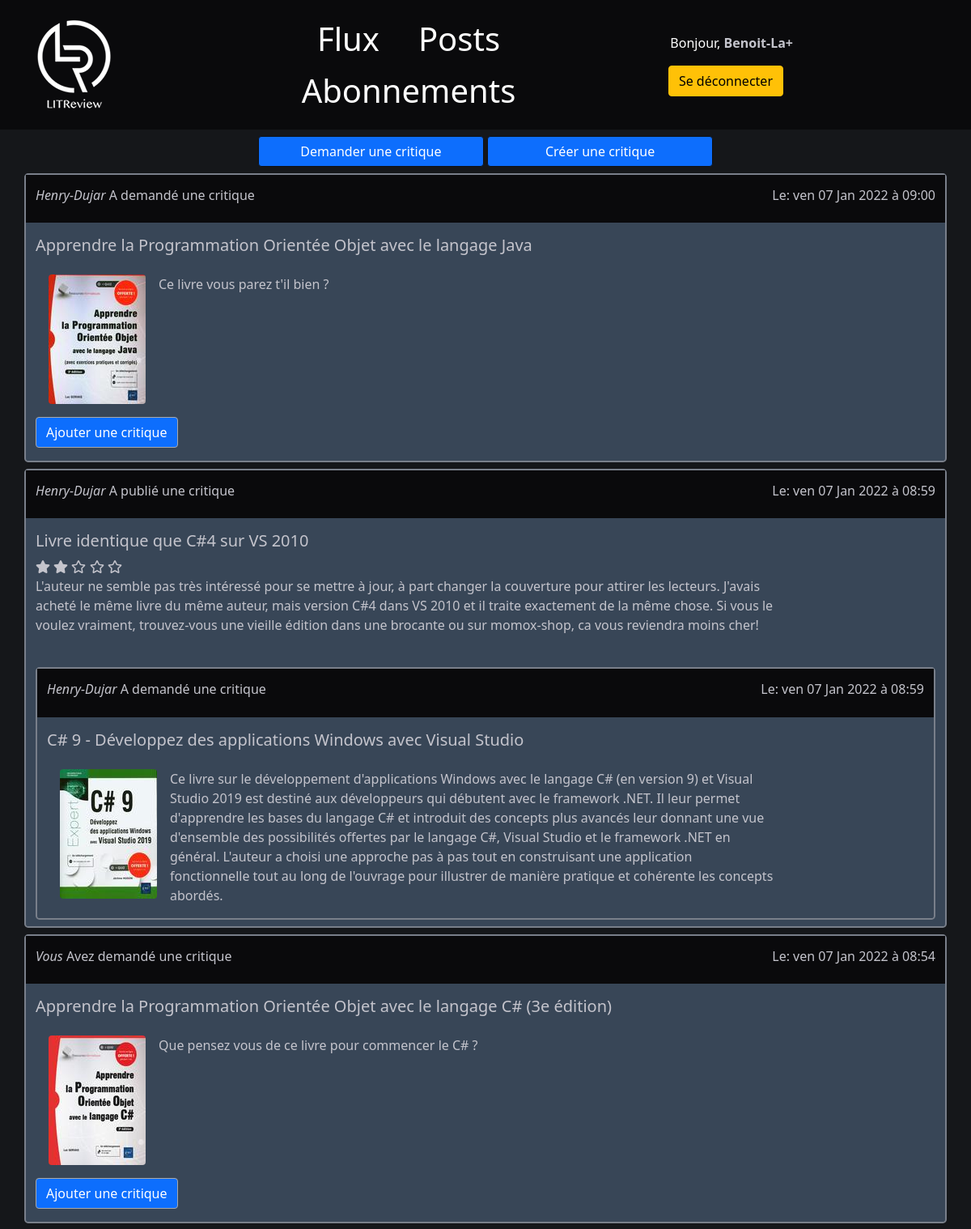
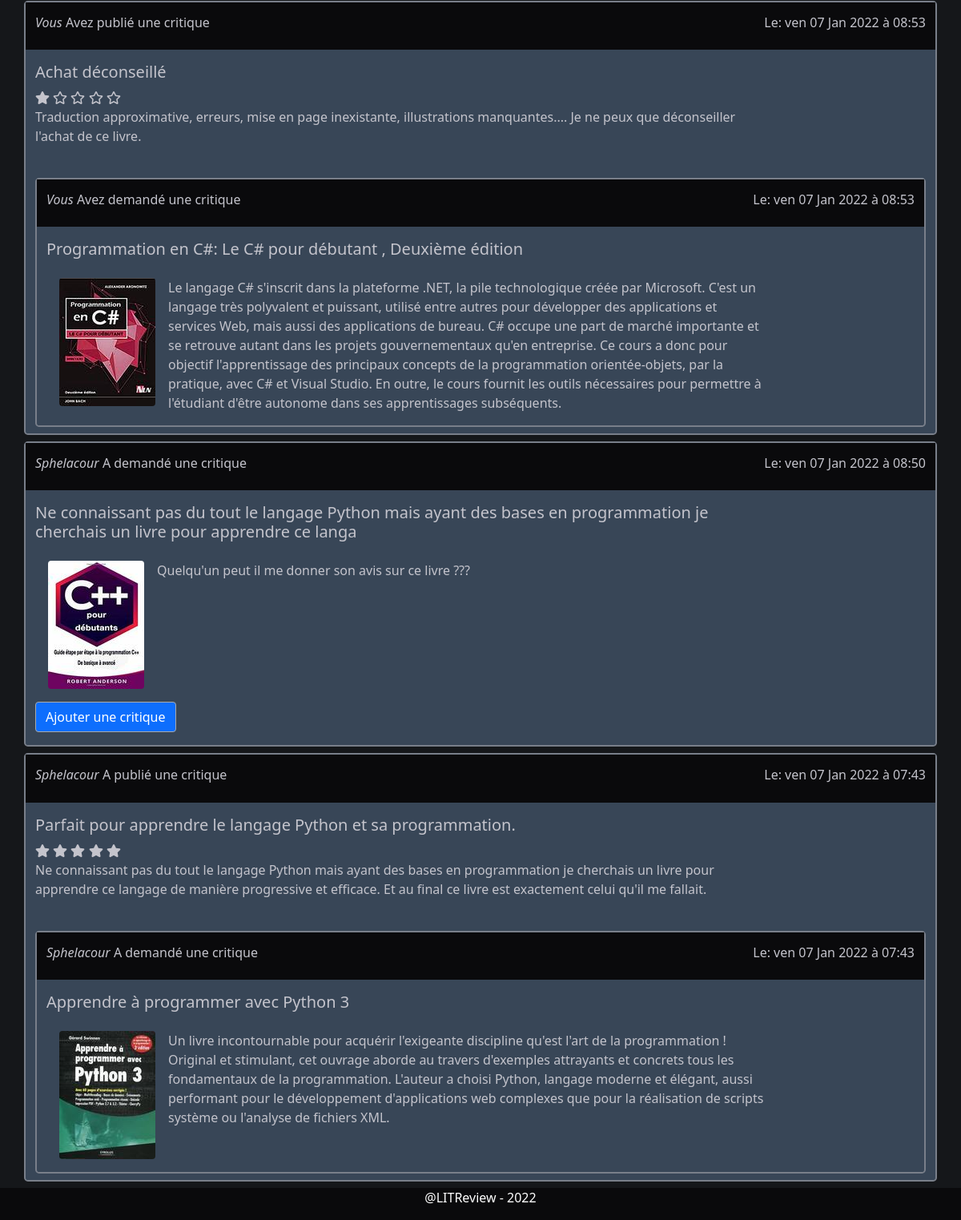
Screenshot of /blog/ (signed in) with the database file from the repository (2 pictures, top to bottom).
### accounts/models.py (models this page shows, shortened)
class CustomUser(AbstractBaseUser):
    class GenderChoices(models.TextChoices):
        HOMME = 'HOMME', _('HOMME')
        FEMME = 'FEMME', _('FEMME')
    class Meta:
        verbose_name = "Utilisateur"
        verbose_name_plural = "Utilisateurs"
    first_name = models.CharField(max_length=150, blank=False, validators=[ASCIIUsernameValidator], verbose_name="Nom")
    last_name = models.CharField(max_length=150, blank=False, validators=[ASCIIUsernameValidator],
                                 verbose_name="Prenom")
    nick_name = models.CharField(max_length=150, blank=True, unique=True, validators=[UnicodeUsernameValidator],
                                 verbose_name="Nom d'utilisateur (Public)")
    date_of_birth = models.DateTimeField(blank=True, null=True, verbose_name="Date de naissance")
    gender = models.PositiveSmallIntegerField(choices=GenderChoices.choices, blank=True, null=True)
    address = models.CharField(max_length=500, blank=True, verbose_name="Adresse")
    zip_code = models.CharField(max_length=15, blank=True, verbose_name="Code postal")
    city = models.CharField(max_length=150, blank=True, verbose_name="Ville")
    email = models.EmailField(max_length=254, unique=True, verbose_name="Adresse email")
    profile_picture = models.ImageField(upload_to=rename_picture, default="no_profile_picture.png")
    social_1 = models.CharField(max_length=150, blank=True, validators=[ASCIIUsernameValidator],
                                verbose_name="Réseau Social #1")
    social_2 = models.CharField(max_length=150, blank=True, validators=[ASCIIUsernameValidator],
                                verbose_name="Réseau Social #2")
    social_3 = models.CharField(max_length=150, blank=True, validators=[ASCIIUsernameValidator],
                                verbose_name="Réseau Social #3")
    date_joined = models.DateTimeField(default=timezone.now, verbose_name="Date d\'inscription")
    is_active = models.BooleanField(default=True)
    is_staff = models.BooleanField(default=False, verbose_name='Membre du staff') #pour interface administration
    is_admin = models.BooleanField(default=False) #droit d'administration
    USERNAME_FIELD = "email"
    REQUIRED_FIELDS = ['nick_name']
    objects = CustomUserManager()
    def __str__(self):
        return f"{self.nick_name}"
    @property
    def is_staff(self):
        return self.is_admin

### flux/models.py (models this page shows, shortened)
class Ticket(models.Model):
    title = models.CharField(max_length=128)
    slug = models.SlugField(max_length=255, unique=True, blank=True)
    description = models.TextField(max_length=2048, blank=True)
    user = models.ForeignKey(settings.AUTH_USER_MODEL, on_delete=models.CASCADE)
    image = models.ImageField(null=True, blank=True, upload_to=rename_picture)
    time_created = models.DateTimeField(auto_now_add=True)
    class Meta:
        ordering = ['-time_created']
        verbose_name = "Ticket"

class Review(models.Model):
    ticket = models.ForeignKey(Ticket, on_delete=models.CASCADE)
    rating = models.PositiveSmallIntegerField(default=0,
                                              validators=[MinValueValidator(0), MaxValueValidator(5)])
    user = models.ForeignKey(settings.AUTH_USER_MODEL, on_delete=models.CASCADE)
    headline = models.CharField(max_length=128)
    body = models.TextField(max_length=8192, blank=True)
    time_created = models.DateTimeField(auto_now_add=True)

### flux/views.py (the view)
# urls.py: path('', Flux.as_view(), name="flux"),
class Flux(LoginRequiredMixin, ListView):
    model = Ticket
    template_name = "flux.html"
    context_object_name = "posts"
    def get_context_data(self, *, object_list=None, **kwargs):
        context = super().get_context_data()
        ticket_with_review, ticket_without_review = get_users_viewable_tickets(get_users_viewable_ids(self.request))
        reviews = get_users_viewable_reviews(get_users_viewable_ids(self.request))
        feed = sorted(chain(*reviews, *ticket_with_review, *ticket_without_review), key=lambda post: post.time_created,
                      reverse=True)
        context['posts'] = feed
        return context

### flux/views.py (called while the page is built)
def get_users_viewable_reviews(users_ids):
    return [
        Review.objects.filter(user_id=ids, ticket_id__isnull=False).annotate(content_type=Value('REVIEW', CharField()))
        for ids in users_ids]

def get_users_viewable_tickets(users_ids):
    ticket_with_review = [Ticket.objects.filter(user_id=ids, review__isnull=False).annotate(
        content_type=Value('TICKET', CharField()),
        has_review=Value(True, BooleanField())) for ids in users_ids]
    ticket_without_review = [
        Ticket.objects.filter(user_id=ids, review__isnull=True).annotate(
            content_type=Value('TICKET', CharField()),
            has_review=Value(False, BooleanField())) for ids in users_ids]
    return ticket_with_review, ticket_without_review

def get_users_viewable_ids(request):
    followed_users = [user.followed_user_id for user in UserFollows.objects.filter(user_id=request.user.id)]
    followed_users.append(request.user.id)
    return followed_users

### flux/templates/flux.html (shortened to what this page needs)
{% extends 'base_flux.html' %}
{% load static %}
{% block flux %}
    <div class="container my-2">
        <div class="d-grid d-md-block justify-content-center text-center">
            <a id="btn-flux" class="col-3 btn btn-primary" href="{% url 'blog:create-ticket' %}">Demander une critique</a>
            <a id="btn-flux" class="col-3 btn btn-primary" href="{% url 'blog:create-review' pk=00 %}">Créer une critique</a>
        </div>
    </div>
    {% for post in posts %}
        {% if post.content_type == 'TICKET' %}
            {% with has_review=post.has_review %}
                {% if not has_review %}
                    {% include 'ticket_snippet.html' with ticket=post mypost=mypost %}
                {% endif %}
            {% endwith %}
        {% elif post.content_type == 'REVIEW' %}
            {% include 'review_snippet.html' with review=post mypost=mypost %}
        {% endif %}
    {% endfor %}
{% endblock %}

### templates/navbar.html
{% load static %}
<nav id="navbar" class="nav">
    <div class="container">
        <div class="row align-items-center">
            <div class="col-2">
                <a href="{% url 'blog:flux' %}" class="" id="logo">
                    <img class="logo" src="{% static '/logo/logo_pp.png' %}"/>
                </a>
            </div>
            <div class="col-6">
                <ul class="nav justify-content-center  display-6">
                    <li class="nav-item mx-3">
                        <a href="{% url 'blog:flux' %}" class="nav-link active px-2 text-white">Flux</a>
                    </li>
                    <li class="nav-item mx-3">
                        <a href="{% url 'blog:my-post' %}" class="nav-link px-2 text-white">Posts</a>
                    </li>
                    <li class="nav-item mx-3">
                        <a href="{% url 'followers:get-users' %}" class="nav-link px-2 text-white">Abonnements</a>
                    </li>
                </ul>
            </div>
            <div class="col-4 text-end">
                {% if user.is_authenticated %}
                    <div id="user-link" class="col-6">
                        Bonjour,
                        <a href="{% url 'accounts:profile' pk=user.id %}"><strong>{{ request.user }}</strong></a>
                    </div>
                    <div class="row text-end">
                        <div class="col-6 mt-3">
                            <a href="{% url 'accounts:logout' %}" type="button" class="btn btn-warning">Se déconnecter</a>
                {% else %}
                            <a href="{% url 'accounts:login' %}" type="button" class="btn btn-outline-light me-2">Se connecter</a>
                            <a href="{% url 'accounts:signup' %}" type="button" class="btn btn-warning">S'inscrire</a>
                {% endif %}
                        </div>
                    </div>
            </div>
        </div>
    </div>
</nav>

### flux/templates/ticket_snippet.html (shortened to what this page needs)
{% load static %}
{% block content %}
    <section id="post-content" class="container border border-2 rounded-3 my-2">
        <div id="post-header" class="row align-items-center py-3">
            <div class="col-4 text-start">
                {% if ticket.user_id == user.id %}
                    <h6><i>Vous</i> Avez demandé une critique</h6>
                {% else %}
                    <h6><i>{{ ticket.user.nick_name }}</i> A demandé une critique</h6>
                {% endif %}
            </div>
            <div class="col-8 text-end">
                <h6>Le: {{ ticket.time_created|date:"D d M Y" }} à {{ ticket.time_created|date:"H:i" }}</h6>
            </div>
        </div>
        <div class="row">
            <div class="col-10 text-start my-3">
                <h5>{{ ticket.title }}</h5>
            </div>
        </div>
        <div class="row">
            <div class="col-10">
                <img src="{% get_media_prefix %}{{ ticket.image }}" class="rounded float-start mx-3 mb-3" alt="">
                <p>{{ ticket.description }}</p>
            </div>
        </div>
        <div >
            {% if not has_review %}
                <a id="btn-ticket" class="btn btn-primary mb-3" href="{% url 'blog:create-review'  pk=ticket.id %}">Ajouter une critique</a>
            {% endif %}
        </div>
    </section>
{% endblock %}

### flux/templates/review_snippet.html (shortened to what this page needs)
{% load static %}
{% block content %}
    <section id="post-content" class="container border border-2 rounded-3 my-2">
        <div id="post-header" class="row align-items-center py-3">
            <div class="col-4 text-start">
                {% if review.user_id == user.id %}
                    <h6><i>Vous</i> Avez publié une critique</h6>
                {% else %}
                    <h6><i>{{ review.user.nick_name }}</i> A publié une critique</h6>
                {% endif %}
            </div>
            <div class="col-8 text-end">
                <h6>Le: {{ review.time_created|date:"D d M Y" }} à {{ review.time_created|date:"H:i" }}</h6>
            </div>
        </div>
        <div class="row">
            <div class="col-10 text-start my-3">
                <h5>{{ review.headline }}</h5>
                <div class="review-feedback">
                    <span class="far fa-star {% if review.rating > 0 %} fas fa-star {% endif %}"></span>
                    <span class="far fa-star {% if review.rating > 1 %} fas fa-star {% endif %}"></span>
                    <span class="far fa-star {% if review.rating > 2 %} fas fa-star {% endif %}"></span>
                    <span class="far fa-star {% if review.rating > 3 %} fas fa-star {% endif %}"></span>
                    <span class="far fa-star {% if review.rating > 4 %} fas fa-star {% endif %}"></span>
                </div>
                <p>{{ review.body }}</p>
            </div>
        </div>
        {% with ticket=post.ticket has_review=True %}
            {% include 'ticket_snippet.html' %}
        {% endwith %}
    </section>
{% endblock %}

### flux/static/css/style.css (style rules this page uses)
html { max-width: 100%; }
body { background-color: #15171a; }
.border { border-color: #797f8a !important; }
#post-content { background-color: #384657; color: #c4c4cc; }
#post-header { background-color: #0a0a0c; }
#btn-ticket { border-color: #a9a9a9 !important; }
#btn-flux { border-color: #0d1115 !important; }
#user-link a { text-decoration: none; color: #c4c4cc; }

### rows the page displays
CustomUser: user "Benoit-La+"
Ticket: user.nick_name "Henry-Dujar", time_created "ven 07 Jan 2022", time_created "09:00", title "Apprendre la Programmation Orientée Objet avec le langage Java", image (picture), description "Ce livre vous parez t'il bien ?", shows "Ajouter une critique"
Review: user.nick_name "Henry-Dujar", time_created "ven 07 Jan 2022", time_created "08:59", headline "Livre identique que C#4 sur VS 2010", rating 2 (drawn), body "L'auteur ne semble pas très intéressé pour se mettre à jour, à part changer la couverture pour attirer les lecteurs. J'avais acheté le même livre du même auteur, mais version C#4 dans VS 2010 et il traite exactement de la même chose. Si vous le voulez vraiment, trouvez-vous une vieille édition dans une brocante ou sur momox-shop, ca vous reviendra moins cher!", ticket.user.nick_name "Henry-Dujar", ticket.time_created "ven 07 Jan 2022", ticket.time_created "08:59", ticket "C# 9 - Développez des applications Windows avec Visual Studio", ticket.image (picture), ticket.description "Ce livre sur le développement d'applications Windows avec le langage C# (en version 9) et Visual Studio 2019 est destiné aux développeurs qui débutent avec le framework .NET. Il leur permet d'apprendre les bases du langage C# et introduit des concepts plus avancés leur donnant une vue d'ensemble des possibilités offertes par le langage C#, Visual Studio et le framework .NET en général. L'auteur a choisi une approche pas à pas tout en construisant une application fonctionnelle tout au long de l'ouvrage pour illustrer de manière pratique et cohérente les concepts abordés."
Ticket: shows "Vous", time_created "ven 07 Jan 2022", time_created "08:54", title "Apprendre la Programmation Orientée Objet avec le langage C# (3e édition)", image (picture), description "Que pensez vous de ce livre pour commencer le C# ?", shows "Ajouter une critique"
Review: shows "Vous", time_created "ven 07 Jan 2022", time_created "08:53", headline "Achat déconseillé", rating 1 (drawn), body "Traduction approximative, erreurs, mise en page inexistante, illustrations manquantes.... Je ne peux que déconseiller l'achat de ce livre.", shows "Avez demandé une critique", ticket.time_created "ven 07 Jan 2022", ticket.time_created "08:53", ticket "Programmation en C#: Le C# pour débutant , Deuxième édition", ticket.image (picture), ticket.description "Le langage C# s'inscrit dans la plateforme .NET, la pile technologique créée par Microsoft. C'est un langage très polyvalent et puissant, utilisé entre autres pour développer des applications et services Web, mais aussi des applications de bureau. C# occupe une part de marché importante et se retrouve autant dans les projets gouvernementaux qu'en entreprise. Ce cours a donc pour objectif l'apprentissage des principaux concepts de la programmation orientée-objets, par la pratique, avec C# et Visual Studio. En outre, le cours fournit les outils nécessaires pour permettre à l'étudiant d'être autonome dans ses apprentissages subséquents."
Ticket: user.nick_name "Sphelacour", time_created "ven 07 Jan 2022", time_created "08:50", title "Ne connaissant pas du tout le langage Python mais ayant des bases en programmation je cherchais un livre pour apprendre ce langa", image (picture), description "Quelqu'un peut il me donner son avis sur ce livre ???", shows "Ajouter une critique"
Review: user.nick_name "Sphelacour", time_created "ven 07 Jan 2022", time_created "07:43", headline "Parfait pour apprendre le langage Python et sa programmation.", rating 5 (drawn), body "Ne connaissant pas du tout le langage Python mais ayant des bases en programmation je cherchais un livre pour apprendre ce langage de manière progressive et efficace. Et au final ce livre est exactement celui qu'il me fallait.", ticket.user.nick_name "Sphelacour", ticket.time_created "ven 07 Jan 2022", ticket.time_created "07:43", ticket "Apprendre à programmer avec Python 3", ticket.image (picture), ticket.description "Un livre incontournable pour acquérir l'exigeante discipline qu'est l'art de la programmation ! Original et stimulant, cet ouvrage aborde au travers d'exemples attrayants et concrets tous les fondamentaux de la programmation. L'auteur a choisi Python, langage moderne et élégant, aussi performant pour le développement d'applications web complexes que pour la réalisation de scripts système ou l'analyse de fichiers XML."
